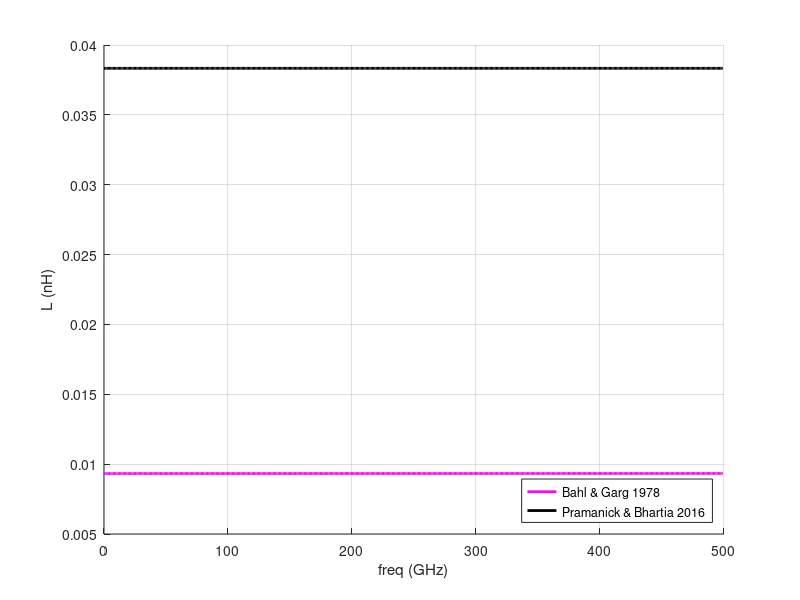
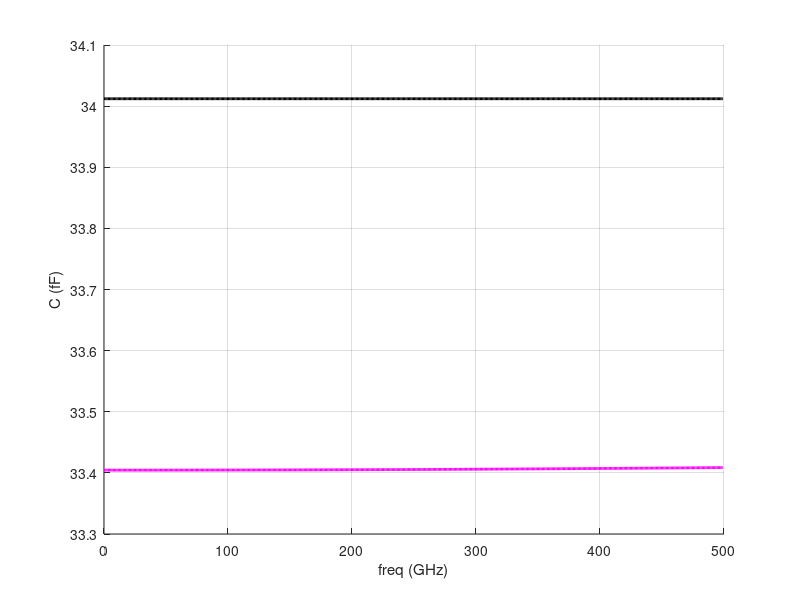

Recreate these plots in MATLAB, in order.
epsilon_0 = 8.8542e-12;
mu_0 = 1.2566e-6;

%microstrip

% h = 0.3e-6;
% W = 4e-6;
% e_r=7.29;
% % e_r=4.6;
% 
% %assume W/h >1
% 
% K = (h/W)*(W/h+2.42-0.44*(h/W)+(1-h/W).^6);
% 
% C = W*K*((9.5*e_r+1.25)*W/h+5.2*e_r+7)*1e-12
% %pF
% 
% L = 100*h*(4*sqrt(W/h)-4.21)*1e-9
% %nH

% stripline

w = 4.4e-6;
b = 0.6e-6;
t = 0.2e-6;
e_r = 4.6;
% e_r = 9.76;

f = 1e0:1e9:500e9;

c = 1/sqrt(epsilon_0*mu_0);

% right angle

D = w+2*b/pi*log(2);

gam_g = c./(sqrt(e_r).*f);

X_a = D*(1.756+ 4*((D./gam_g).^2))./gam_g;

X_b = D*(0.0725-0.159*((gam_g./D).^2))./gam_g;

L_1 = X_a./(2*pi*f);
C_1 = -1./(X_b*2*pi.*f);

% arb angle

D = w + 2*b/pi*log(2)+t/pi*(1-log(2*t/b));

x = 0.5*(1+90/180);

psi = 0.5223*log(x)+0.394;

X_a = 2*D*(psi+1.9635+1./x)./gam_g;

X_b = (-gam_g*cot(pi/2/2))/(2*pi*D);


L_2 = X_a./(2*pi*f);
C_2 = -1./(X_b*2*pi.*f);


figure(1)
hold on
plot(f/1e9,L_1./1e-12,'m','LineWidth',2);
xlim([0 500]);
xlabel('freq (GHz)');
ylabel('L (nH)');
plot(f/1e9,L_2./1e-12,'k','LineWidth',2);
grid on
hold off
legend('Bahl & Garg 1978','Pramanick & Bhartia 2016','Location','southeast')
% ylim([0 0.33]);


figure(2);
hold on
plot(f/1e9,C_1/1e-15,'m','LineWidth',2);
xlim([0 500]);

xlabel('freq (GHz)');
ylabel('C (fF)');
plot(f/1e9,C_2/1e-15,'k','LineWidth',2);
hold off
% ylim([0 3.2]);
grid on
% legend('FDTD','Formula from Javadzadeh et al','Location','southeast')
